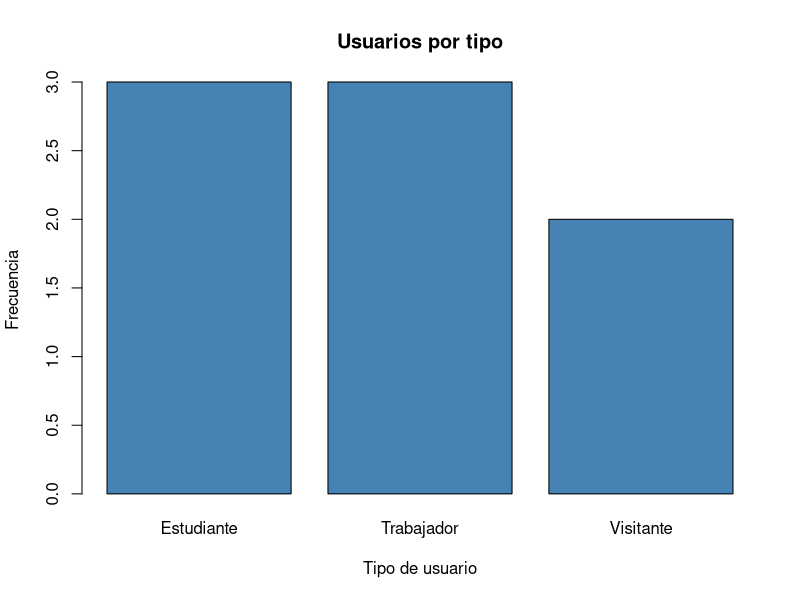
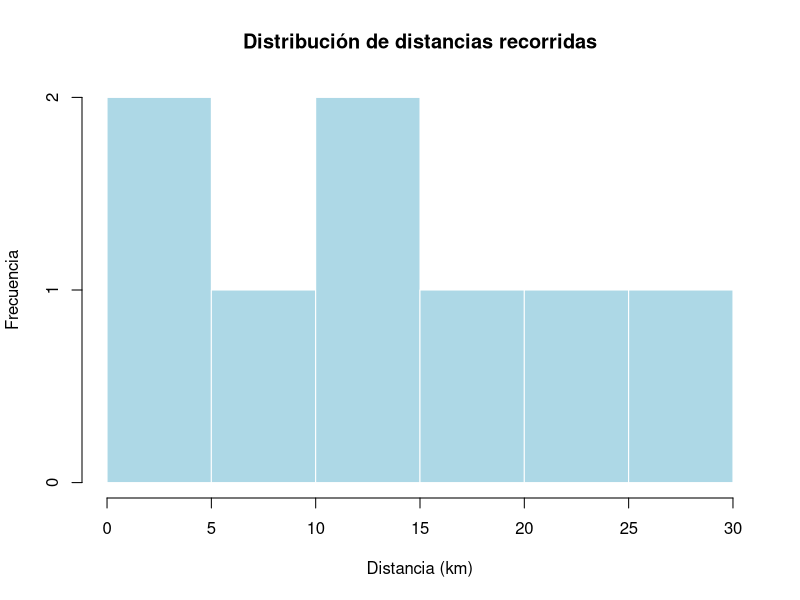

These figures' R source, in order:
## ---- chunk 1
# Datos simulados para fines de aprendizaje
movilidad <- data.frame(
  usuario = 1:8,
  tipo_usuario = c("Estudiante", "Trabajador", "Estudiante", "Visitante",
                   "Trabajador", "Estudiante", "Visitante", "Trabajador"),
  satisfaccion = c("Alta", "Media", "Muy alta", "Baja",
                   "Alta", "Media", "Muy alta", "Alta"),
  viajes_mes = c(8, 12, 5, 2, 15, 7, 3, 10),
  distancia_km = c(12.5, 20.2, 7.8, 3.1, 26.4, 11.0, 4.7, 18.3),
  duracion_min = c(42.5, 61.0, 28.2, 14.4, 72.3, 35.0, 19.5, 55.6),
  temperatura_C = c(24.1, 25.0, 23.8, 26.2, 24.7, 23.5, 25.4, 24.3)
)

knitr::kable(movilidad, caption = "Base simulada de usuarios y viajes")
## ---- chunk 2
str(movilidad)
summary(movilidad)
## ---- chunk 3
movilidad$tipo_usuario <- factor(movilidad$tipo_usuario)
movilidad$satisfaccion <- factor(
  movilidad$satisfaccion,
  levels = c("Baja", "Media", "Alta", "Muy alta"),
  ordered = TRUE
)

str(movilidad)
## ---- chunk 4
# Frecuencias de variables cualitativas
frecuencia_tipo <- table(movilidad$tipo_usuario)
frecuencia_satisfaccion <- table(movilidad$satisfaccion)

frecuencia_tipo
frecuencia_satisfaccion

# Medidas resumen de variables cuantitativas
summary(movilidad[c("viajes_mes", "distancia_km", "duracion_min", "temperatura_C")])
## ---- chunk 5
# Gráfico de barras: variable cualitativa nominal
barplot(frecuencia_tipo,
        main = "Usuarios por tipo",
        xlab = "Tipo de usuario",
        ylab = "Frecuencia",
        col = "steelblue")
## ---- chunk 6
# Histograma: variable cuantitativa
hist(movilidad$distancia_km,
     main = "Distribución de distancias recorridas",
     xlab = "Distancia (km)",
     ylab = "Frecuencia",
     col = "lightblue",
     border = "white")
## ---- chunk 7
# Medidas de tendencia central y dispersión
mean(movilidad$viajes_mes)
median(movilidad$viajes_mes)
sd(movilidad$viajes_mes)
